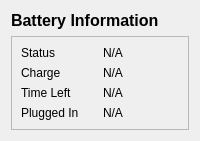
            <widget class="QWidget" name="battery">
             <layout class="QVBoxLayout" name="verticalLayout_6">
              <item alignment="Qt::AlignBottom">
               <widget class="QLabel" name="label_32">
                <property name="font">
                 <font>
                  <pointsize>12</pointsize>
                  <weight>75</weight>
                  <bold>true</bold>
                 </font>
                </property>
                <property name="text">
                 <string>Battery Information</string>
                </property>
               </widget>
              </item>
              <item>
               <widget class="QFrame" name="frame_6">
                <property name="frameShape">
                 <enum>QFrame::StyledPanel</enum>
                </property>
                <property name="frameShadow">
                 <enum>QFrame::Raised</enum>
                </property>
                <layout class="QGridLayout" name="gridLayout_6">
                 <item row="0" column="0">
                  <widget class="QLabel" name="label_33">
                   <property name="text">
                    <string>Status</string>
                   </property>
                  </widget>
                 </item>
                 <item row="0" column="1">
                  <widget class="QLabel" name="battery_status">
                   <property name="text">
                    <string>N/A</string>
                   </property>
                  </widget>
                 </item>
                 <item row="1" column="0">
                  <widget class="QLabel" name="label_34">
                   <property name="text">
                    <string>Charge</string>
                   </property>
                  </widget>
                 </item>
                 <item row="1" column="1">
                  <widget class="QLabel" name="battery_charge">
                   <property name="text">
                    <string>N/A</string>
                   </property>
                  </widget>
                 </item>
                 <item row="2" column="0">
                  <widget class="QLabel" name="label_35">
                   <property name="text">
                    <string>Time Left</string>
                   </property>
                  </widget>
                 </item>
                 <item row="2" column="1">
                  <widget class="QLabel" name="battery_time_left">
                   <property name="text">
                    <string>N/A</string>
                   </property>
                  </widget>
                 </item>
                 <item row="3" column="0">
                  <widget class="QLabel" name="label_36">
                   <property name="text">
                    <string>Plugged In</string>
                   </property>
                  </widget>
                 </item>
                 <item row="3" column="1">
                  <widget class="QLabel" name="battery_plugged">
                   <property name="text">
                    <string>N/A</string>
                   </property>
                  </widget>
                 </item>
                </layout>
               </widget>
              </item>
             </layout>
            </widget>
